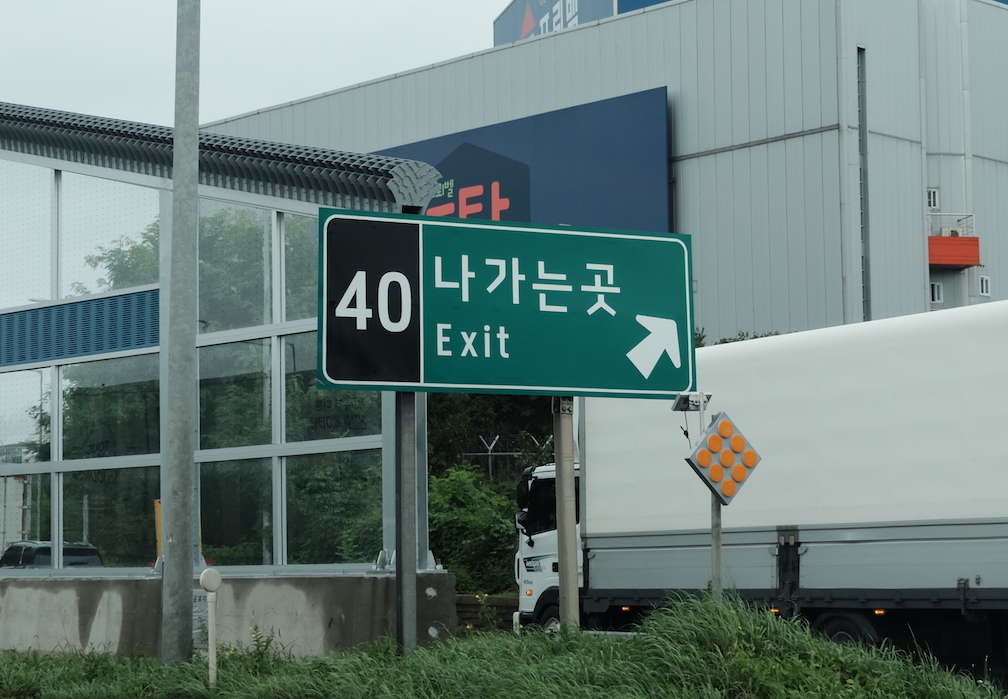
#> input picture python_code.recipe302/src/img/pillow_sample.jpg, 1008 x 699 px, found by its file name
$ python recipe_248_01.py
#> lines starting #> are read from the running program, lines starting #| are printed output that depends on the picture
# 실행할 떄는 img 디렉터리 아래의 pillow_sample.jpg를 스크립트와 같은 디렉터리에 배치한 뒤 실행합니다.

from PIL import Image

image = Image.open("pillow_sample.jpg")
#> image is the input picture: PIL image 1008x699 RGB; mean R, G, B 106.6, 126.2, 122.5
new_image1 = image.rotate(45)
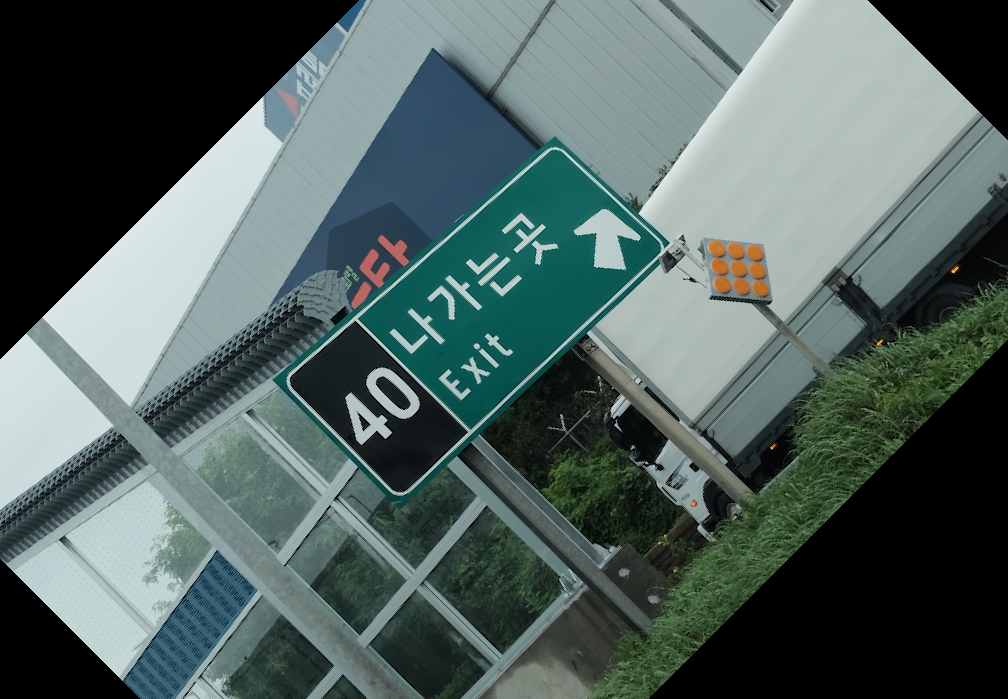
#> new_image1: PIL image 1008x699 RGB; mean R, G, B 82, 98.4, 95.9
new_image1.save("pillow_rotate1.jpg")
new_image2 = image.rotate(45, expand=True)
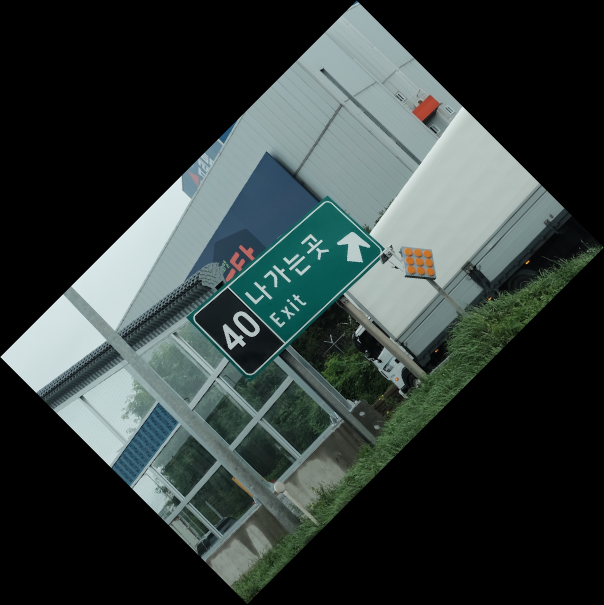
#> new_image2: PIL image 1208x1209 RGB (shown at 1/2 size); mean R, G, B 51.4, 60.9, 59.1
new_image2.save("pillow_rotate2.jpg")
